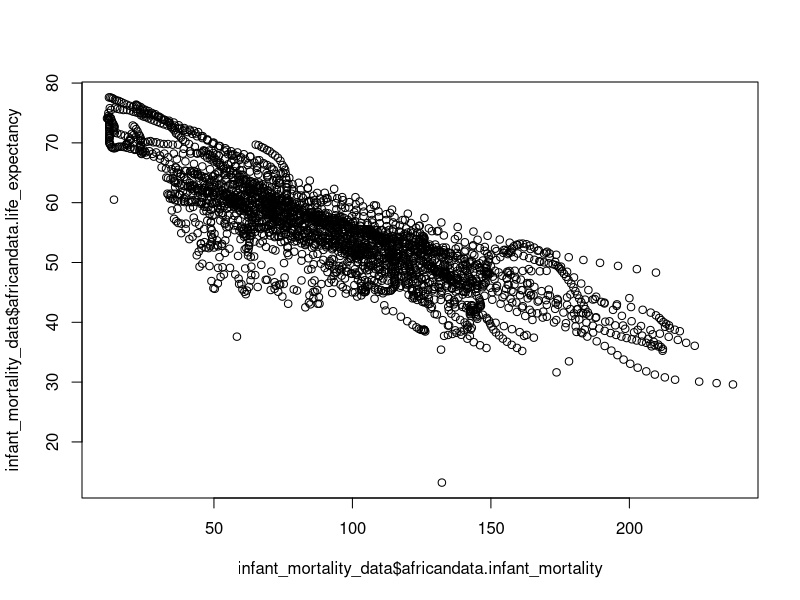
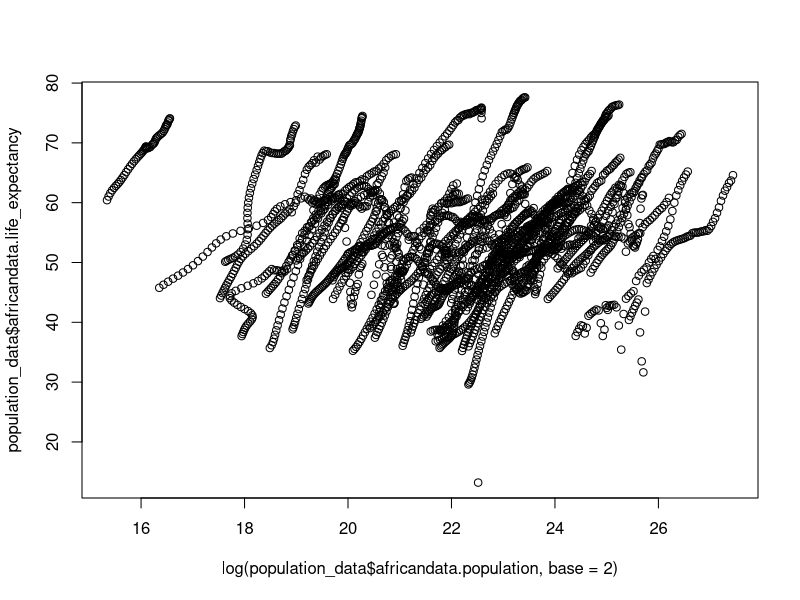
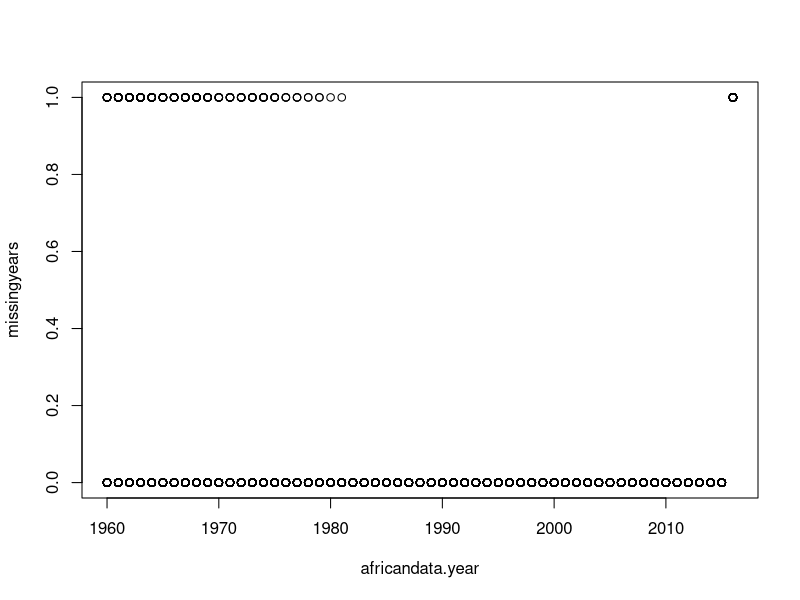
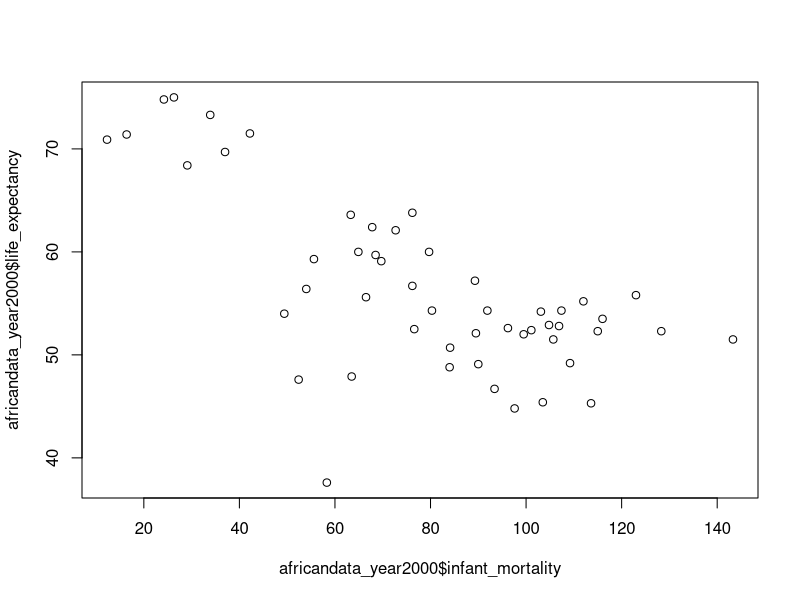
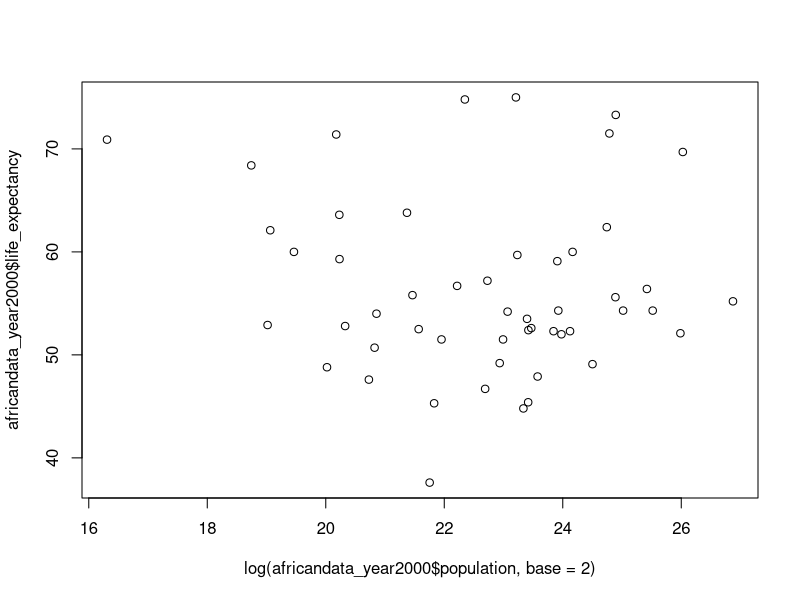
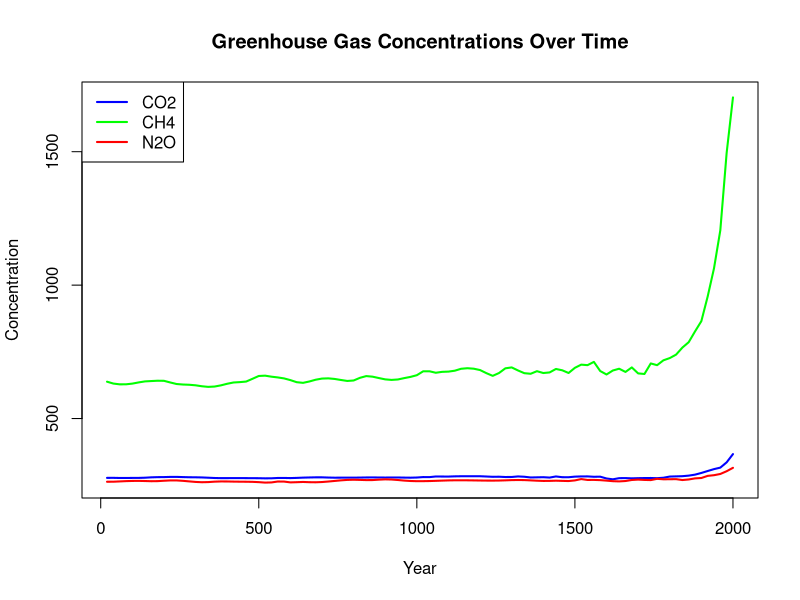
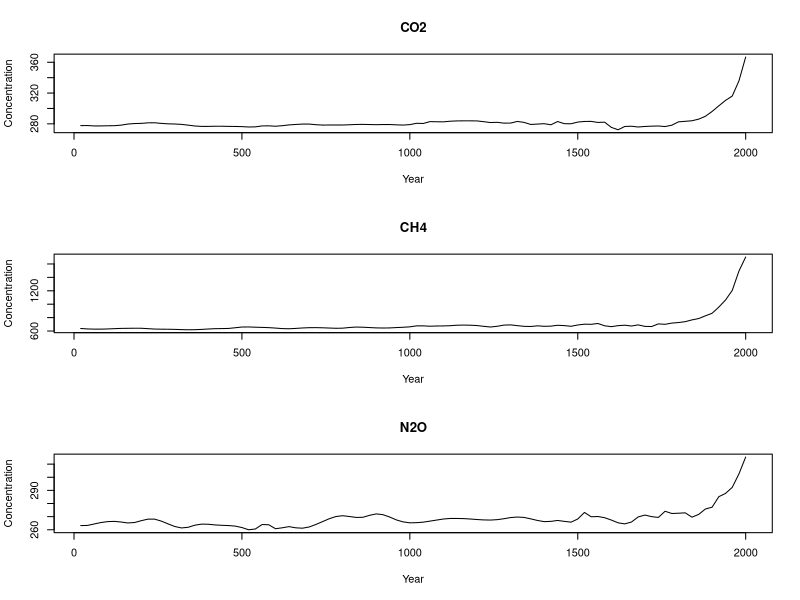

The R source for these figures, in order:
## ---- chunk 1
library(dslabs)

# only run the next command interactively, not in a script
# help(gapminder)  
# get an overview of data structure
str(gapminder)

# get a summary of data
summary(gapminder)

# determine the type of object gapminder is
class(gapminder)
## ---- chunk 2
africandata <- subset(gapminder, continent %in% "Africa") #subsetting data for african countries

# get an overview of data structure
str(africandata)

# get a summary of data
summary(africandata)

# determine the type of object 
class(africandata)

## ---- chunk 3
infant_mortality_data <- data.frame(africandata$infant_mortality, africandata$life_expectancy) #making a dataframe for infant mortality
population_data <- data.frame(africandata$population, africandata$life_expectancy) #making a dataframe for infant mortality
## ---- chunk 4
# get an overview of data structure
str(infant_mortality_data)

# get a summary of data
summary(infant_mortality_data)
## ---- chunk 5
# get an overview of data structure
str(population_data)

# get a summary of data
summary(population_data)
## ---- chunk 6
#ploting infant mortality vs life expectancy
plot(infant_mortality_data$africandata.infant_mortality, infant_mortality_data$africandata.life_expectancy)
## ---- chunk 7
 #ploting population vs life expectancy
 plot(log(population_data$africandata.population, base = 2), population_data$africandata.life_expectancy)
 
# In both plots, streak patterns occur because each country contributes multiple times across different years and they tend to grow.
## ---- chunk 8
missingyears <- is.na(infant_mortality_data$africandata.infant_mortality)

missingyears_df <- data.frame(africandata$year, missingyears)

plot(missingyears_df)

## ---- chunk 9
africandata_year2000 <- subset(africandata, year %in% 2000)

# get an overview of data structure
str(africandata_year2000)

# get a summary of data
summary(africandata_year2000)
## ---- chunk 10
#replotting only year 2000
plot(africandata_year2000$infant_mortality, africandata_year2000$life_expectancy)

plot(log(africandata_year2000$population, base = 2), africandata_year2000$life_expectancy)
## ---- chunk 11
#lm base on year 2000

fit1 <- lm(life_expectancy ~ infant_mortality, data = africandata_year2000)
summary(fit1)

fit2 <- lm(life_expectancy ~ population, data = africandata_year2000)
summary(fit2)
## ---- chunk 12
#This section contributed by Riley Herber.

#More Data Exploration

#Analysis of Concentrations of the three main greenhouse gases carbon dioxide, methane and nitrous oxide from 1-2000 CE.

#summary(greenhouse_gases)
data <- greenhouse_gases

#creates a data.frame object for each gas including year and concentrations
CO2 <- greenhouse_gases[greenhouse_gases$gas == "CO2", ]
CH4 <- greenhouse_gases[greenhouse_gases$gas == "CH4", ]
N2O <- greenhouse_gases[greenhouse_gases$gas == "N2O", ]


# set up an empty plot using all data to get axis limits
plot(
  greenhouse_gases$year,
  greenhouse_gases$concentration,
  type = "n",                
  xlab = "Year",
  ylab = "Concentration",
  main = "Greenhouse Gas Concentrations Over Time"
)

# add lines for each gas
lines(CO2$year, CO2$concentration, col = "blue", lwd = 2)
lines(CH4$year, CH4$concentration, col = "green", lwd = 2)
lines(N2O$year, N2O$concentration, col = "red", lwd = 2)

# add legend
legend(
  "topleft",
  legend = c("CO2", "CH4", "N2O"),
  col = c("blue", "green", "red"),
  lwd = 2
)

#ChatGPT was used to help me learn how to do multi-panel figure (code below)
par(mfrow = c(3, 1))  # plot with 3 rows, 1 column

plot(CO2$year, CO2$concentration, type = "l",
     main = "CO2", xlab = "Year", ylab = "Concentration")

plot(CH4$year, CH4$concentration, type = "l",
     main = "CH4", xlab = "Year", ylab = "Concentration")

plot(N2O$year, N2O$concentration, type = "l",
     main = "N2O", xlab = "Year", ylab = "Concentration")

par(mfrow = c(1, 1))  # reset layout

fit3 <- lm(concentration ~ year * gas, data = greenhouse_gases)
summary(fit3)
